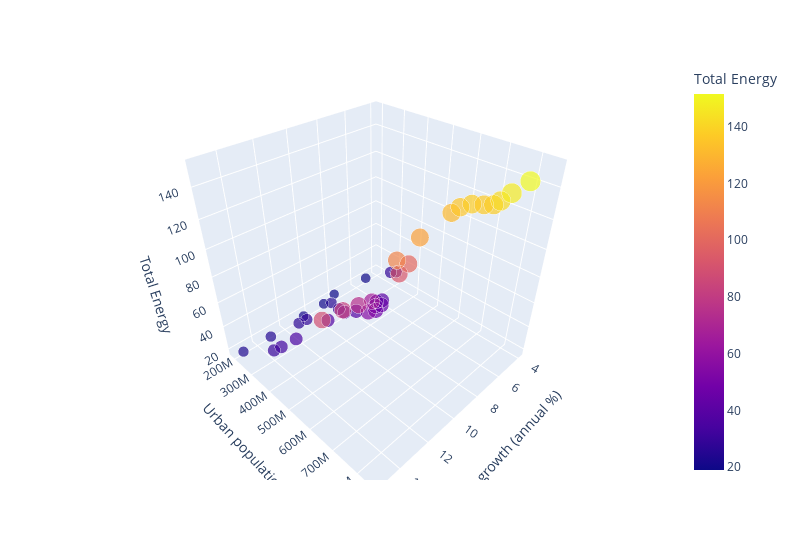

The code cell stored with this chart in its notebook:
### Code cell
# ------------------------------ Visualization  ------------------------------
#  plot a 3D chart where axis x and y would correspond to feature 1 and feature 2,
# and the z axis the y dataset.


# Plotting the clusters with three features
import plotly.express as px
import hvplot.pandas

fig = px.scatter_3d(df, x="GDP growth (annual %)", y=" Urban population ", z="Total Energy", color="Total Energy", size=" Urban population ", width=800)
#fig.update_layout(legend=dict(x=0,y=1))
fig.show()
